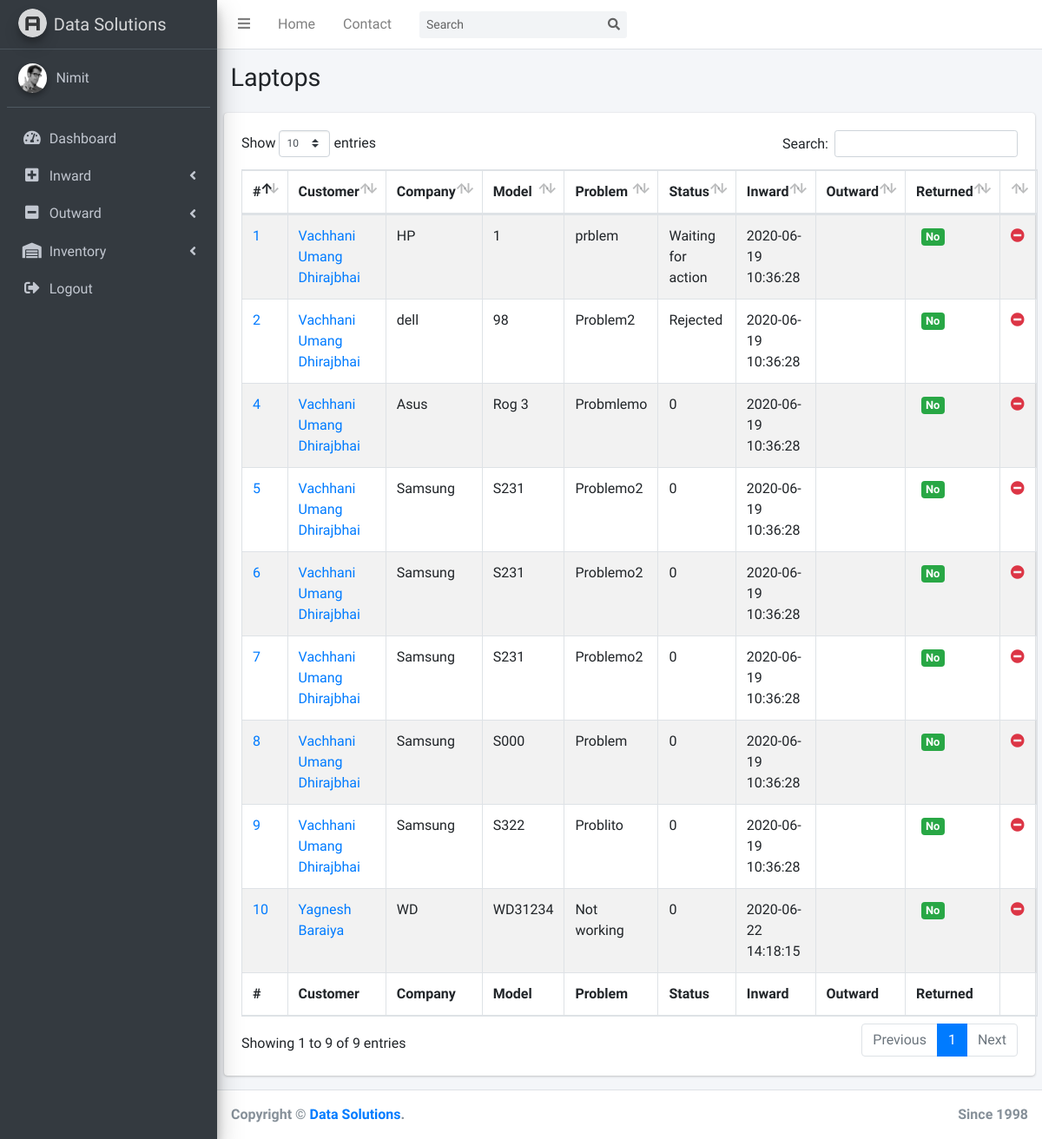
Screenshot of /laptop.php (signed in) with the database file from the repository.
### tables this page shows
CREATE TABLE `laptop` (
  `id` int(10) UNSIGNED NOT NULL,
  `customer_id` int(10) UNSIGNED NOT NULL,
  `company` varchar(64) NOT NULL,
  `model_no` varchar(64) NOT NULL,
  `with_adapter` tinyint(4) NOT NULL,
  `with_battery` tinyint(4) NOT NULL,
  `with_harddisk` tinyint(4) NOT NULL,
  `problem` text NOT NULL,
  `estimate` int(11) NOT NULL DEFAULT 1500,
  `status` text NOT NULL,
  `inward` timestamp NOT NULL DEFAULT current_timestamp(),
  `outward` timestamp NULL DEFAULT NULL,
  `returned` tinyint(4) NOT NULL
);

CREATE TABLE `customer` (
  `id` int(10) UNSIGNED NOT NULL,
  `name` varchar(64) NOT NULL,
  `email` varchar(64) NOT NULL,
  `phone` varchar(10) NOT NULL
);

### laptop.php (the view, shortened to what this page needs)
<?php
include('includes/connection.php');
?>
<!DOCTYPE html>
<html>
<head>
    <link rel="stylesheet" href="plugins/fontawesome-free/css/all.min.css">
    <link rel="stylesheet" href="https://code.ionicframework.com/ionicons/2.0.1/css/ionicons.min.css">
    <link rel="stylesheet" href="plugins/datatables-bs4/css/dataTables.bootstrap4.css">
    <link rel="stylesheet" href="dist/css/adminlte.min.css">
</head>
<body class="hold-transition sidebar-mini">
    <div class="wrapper">
        <?php include('includes/menu.php'); ?>
        <div class="content-wrapper">
            <section class="content-header">
                <div class="container-fluid">
                    <div class="row mb-2">
                        <div class="col-sm-6">
                            <h1>Laptops</h1>
                        </div>
                        <div class="col-sm-6">
                    </div>
                </div>
            </div>
        </section>
        <section class="content">
            <div class="row">
                <div class="col-12">
                    <div class="card">
                        <div class="card-body">
                            <table id="example1" class="table table-bordered table-striped">
                                <thead>
                                    <tr>
                                        <th>#</th>
                                        <th>Customer</th>
                                        <th>Company</th>
                                        <th>Model</th>
                                        <th>Problem</th>
                                        <th>Status</th>
                                        <th>Inward</th>
                                        <th>Outward</th>
                                        <th>Returned</th>
                                        <th></th>
                                    </tr>
                                </thead>
                                <tbody>
                                    <?php
                                    $sql = "SELECT customer.name,laptop.* FROM customer RIGHT JOIN laptop ON customer.id = laptop.customer_id";
                                    $result = mysqli_query($con,$sql);
                                    if (mysqli_num_rows($result) > 0){
                                        while($row = mysqli_fetch_assoc($result)){
                                            ?>
                                            <tr>
                                                <td>
                                                    <a href="viewLaptopDetails.php?customerId=<?php echo $row['customer_id'];?>&id=<?php echo $row['id'];?>">
                                                        <?php echo $row['id']; ?>
                                                    </a>
                                                </td>
                                                <td>
                                                    <a href="viewLaptopDetails.php?customerId=<?php echo $row['customer_id'];?>&id=<?php echo $row['id'];?>">
                                                        <?php echo $row['name']; ?>
                                                    </a>
                                                </td>
                                                <td><?php echo $row['company']; ?></td>
                                                <td><?php echo $row['model_no']; ?></td>
                                                <td><?php echo $row['problem']; ?></td>
                                                <td><?php echo $row['status']; ?></td>
                                                <td><?php echo $row['inward']; ?></td>
                                                <td><?php echo $row['outward']; ?></td>
                                                <td>
                                                    <span class="badge">
                                                    <?php
                                                        if($row['returned']==1) {
                                                            echo '<span class="badge bg-danger">Yes</span>';
                                                        }
                                                        else{
                                                            echo '<span class="badge bg-success">No</span>';
                                                        }
                                                    ?>
                                                </td>
                                                <td>
                                                    <a href="outward.php?customerId=<?php echo $row['customer_id'];?>&id=<?php echo $row['id'];?>&type=laptop">
                                                        <i class="fas fa-minus-circle text-danger"></i>
                                                    </a>
                                                </td>
                                            </tr>
                                            <?php
                                        }
                                    }
                                    ?>
                                </tbody>
                                <tfoot>
                                    <tr>
                                        <th>#</th>
                                        <th>Customer</th>
                                        <th>Company</th>
                                        <th>Model</th>
                                        <th>Problem</th>
                                        <th>Status</th>
                                        <th>Inward</th>
                                        <th>Outward</th>
                                        <th>Returned</th>
                                        <th></th>
                                    </tr>
                                </tfoot>
                            </table>
                        </div>
                    </div>
                </div>
            </div>
        </section>
    </div>
    <?php include 'includes/footer.php'; ?>
</div>
</body>
</html>

### laptop.php (style rules this page uses)
.badge { font-size: 90%; }

### rows the page displays
laptop: id "1", customer.name "Vachhani Umang Dhirajbhai", company "HP", model_no "1", problem "prblem", status "Waiting for action", inward "2020-06-19 10:36:28", returned "No"
laptop: id "2", customer.name "Vachhani Umang Dhirajbhai", company "dell", model_no "98", problem "Problem2", status "Rejected", inward "2020-06-19 10:36:28", returned "No"
laptop: id "4", customer.name "Vachhani Umang Dhirajbhai", company "Asus", model_no "Rog 3", problem "Probmlemo", status "0", inward "2020-06-19 10:36:28", returned "No"
laptop: id "5", customer.name "Vachhani Umang Dhirajbhai", company "Samsung", model_no "S231", problem "Problemo2", status "0", inward "2020-06-19 10:36:28", returned "No"
laptop: id "6", customer.name "Vachhani Umang Dhirajbhai", company "Samsung", model_no "S231", problem "Problemo2", status "0", inward "2020-06-19 10:36:28", returned "No"
laptop: id "7", customer.name "Vachhani Umang Dhirajbhai", company "Samsung", model_no "S231", problem "Problemo2", status "0", inward "2020-06-19 10:36:28", returned "No"
laptop: id "8", customer.name "Vachhani Umang Dhirajbhai", company "Samsung", model_no "S000", problem "Problem", status "0", inward "2020-06-19 10:36:28", returned "No"
laptop: id "9", customer.name "Vachhani Umang Dhirajbhai", company "Samsung", model_no "S322", problem "Problito", status "0", inward "2020-06-19 10:36:28", returned "No"
laptop: id "10", customer.name "Yagnesh Baraiya", company "WD", model_no "WD31234", problem "Not working", status "0", inward "2020-06-22 14:18:15", returned "No"

### other values shown
$_SESSION['adminName'] "Nimit"
